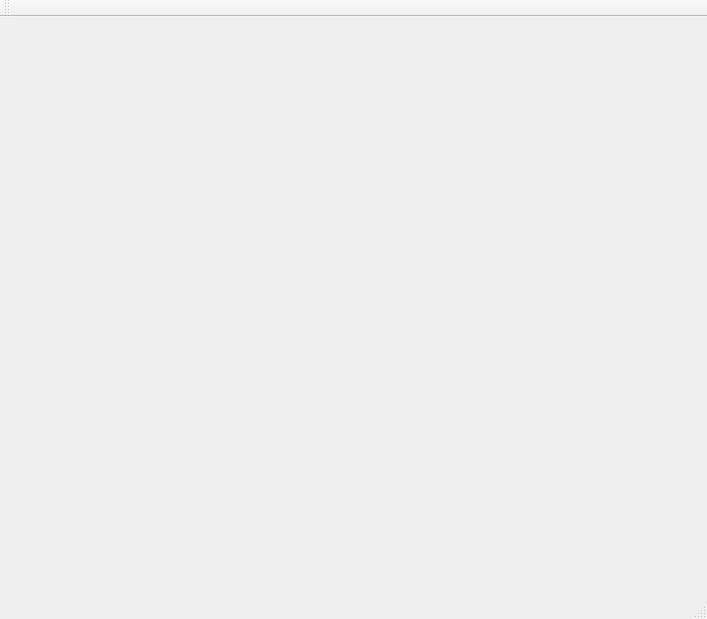
<?xml version="1.0" encoding="UTF-8"?>
<ui version="4.0">
 <class>MainWindow</class>
 <widget class="QMainWindow" name="MainWindow">
  <property name="geometry">
   <rect>
    <x>0</x>
    <y>0</y>
    <width>707</width>
    <height>619</height>
   </rect>
  </property>
  <property name="windowTitle">
   <string>MainWindow</string>
  </property>
  <widget class="QWidget" name="centralWidget">
   <widget class="QGLESWIDGET" name="widget" native="true">
    <property name="geometry">
     <rect>
      <x>10</x>
      <y>10</y>
      <width>600</width>
      <height>600</height>
     </rect>
    </property>
   </widget>
  </widget>
  <widget class="QMenuBar" name="menuBar">
   <property name="geometry">
    <rect>
     <x>0</x>
     <y>0</y>
     <width>707</width>
     <height>25</height>
    </rect>
   </property>
  </widget>
  <widget class="QToolBar" name="mainToolBar">
   <attribute name="toolBarArea">
    <enum>TopToolBarArea</enum>
   </attribute>
   <attribute name="toolBarBreak">
    <bool>false</bool>
   </attribute>
  </widget>
  <widget class="QStatusBar" name="statusBar"/>
 </widget>
 <layoutdefault spacing="6" margin="11"/>
 <customwidgets>
  <customwidget>
   <class>QGLESWIDGET</class>
   <extends>QWidget</extends>
   <header>qgleswidget.h</header>
   <container>1</container>
  </customwidget>
 </customwidgets>
 <resources/>
 <connections/>
</ui>
